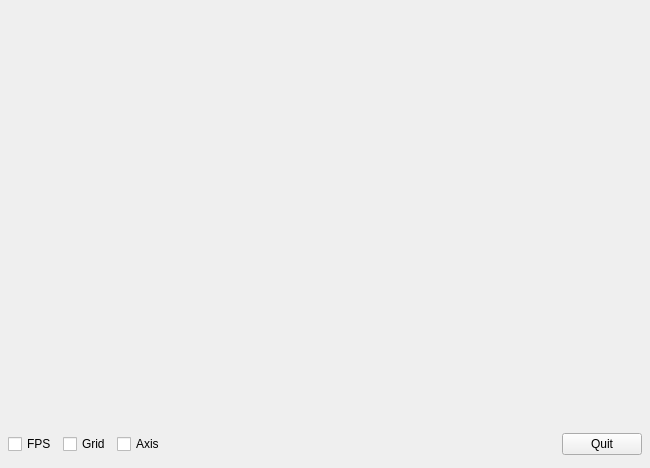
<?xml version="1.0" encoding="UTF-8"?>
<ui version="4.0">
 <class>ViewerInterfaceWidget</class>
 <widget class="QWidget" name="ViewerInterfaceWidget">
  <property name="geometry">
   <rect>
    <x>0</x>
    <y>0</y>
    <width>650</width>
    <height>468</height>
   </rect>
  </property>
  <property name="windowTitle">
   <string>Interface</string>
  </property>
  <layout class="QVBoxLayout">
   <property name="spacing">
    <number>6</number>
   </property>
   <property name="margin">
    <number>8</number>
   </property>
   <item>
    <widget class="qglv12interfaceViewer" name="viewer" native="true">
     <property name="sizePolicy">
      <sizepolicy hsizetype="Preferred" vsizetype="Preferred">
       <horstretch>0</horstretch>
       <verstretch>1</verstretch>
      </sizepolicy>
     </property>
    </widget>
   </item>
   <item>
    <layout class="QHBoxLayout">
     <property name="spacing">
      <number>6</number>
     </property>
     <property name="margin">
      <number>0</number>
     </property>
     <item>
      <widget class="QCheckBox" name="FPSCheckBox">
       <property name="text">
        <string>FPS</string>
       </property>
      </widget>
     </item>
     <item>
      <widget class="QCheckBox" name="GridCheckBox">
       <property name="text">
        <string>Grid</string>
       </property>
      </widget>
     </item>
     <item>
      <widget class="QCheckBox" name="AxisCheckBox">
       <property name="text">
        <string>Axis</string>
       </property>
      </widget>
     </item>
     <item>
      <spacer>
       <property name="orientation">
        <enum>Qt::Horizontal</enum>
       </property>
       <property name="sizeHint" stdset="0">
        <size>
         <width>141</width>
         <height>31</height>
        </size>
       </property>
      </spacer>
     </item>
     <item>
      <widget class="QPushButton" name="cancelButton">
       <property name="text">
        <string>Quit</string>
       </property>
      </widget>
     </item>
    </layout>
   </item>
  </layout>
 </widget>
 <customwidgets>
  <customwidget>
   <class>qglv12interfaceViewer</class>
   <extends></extends>
   <header>qglv12interface.h</header>
  </customwidget>
 </customwidgets>
 <resources/>
 <connections>
  <connection>
   <sender>cancelButton</sender>
   <signal>clicked()</signal>
   <receiver>Dialog</receiver>
   <slot>reject()</slot>
   <hints>
    <hint type="sourcelabel">
     <x>628</x>
     <y>460</y>
    </hint>
    <hint type="destinationlabel">
     <x>493</x>
     <y>446</y>
    </hint>
   </hints>
  </connection>
  <connection>
   <sender>FPSCheckBox</sender>
   <signal>clicked(bool)</signal>
   <receiver>viewer</receiver>
   <slot>setFPSIsDisplayed(bool)</slot>
   <hints>
    <hint type="sourcelabel">
     <x>41</x>
     <y>449</y>
    </hint>
    <hint type="destinationlabel">
     <x>41</x>
     <y>263</y>
    </hint>
   </hints>
  </connection>
  <connection>
   <sender>AxisCheckBox</sender>
   <signal>clicked(bool)</signal>
   <receiver>viewer</receiver>
   <slot>setAxisIsDrawn(bool)</slot>
   <hints>
    <hint type="sourcelabel">
     <x>150</x>
     <y>441</y>
    </hint>
    <hint type="destinationlabel">
     <x>150</x>
     <y>239</y>
    </hint>
   </hints>
  </connection>
  <connection>
   <sender>GridCheckBox</sender>
   <signal>clicked(bool)</signal>
   <receiver>viewer</receiver>
   <slot>setGridIsDrawn(bool)</slot>
   <hints>
    <hint type="sourcelabel">
     <x>94</x>
     <y>449</y>
    </hint>
    <hint type="destinationlabel">
     <x>94</x>
     <y>234</y>
    </hint>
   </hints>
  </connection>
  <connection>
   <sender>viewer</sender>
   <signal>gridIsDrawnChanged(bool)</signal>
   <receiver>GridCheckBox</receiver>
   <slot>setChecked(bool)</slot>
   <hints>
    <hint type="sourcelabel">
     <x>72</x>
     <y>414</y>
    </hint>
    <hint type="destinationlabel">
     <x>73</x>
     <y>444</y>
    </hint>
   </hints>
  </connection>
  <connection>
   <sender>viewer</sender>
   <signal>axisIsDrawnChanged(bool)</signal>
   <receiver>AxisCheckBox</receiver>
   <slot>setChecked(bool)</slot>
   <hints>
    <hint type="sourcelabel">
     <x>126</x>
     <y>346</y>
    </hint>
    <hint type="destinationlabel">
     <x>129</x>
     <y>453</y>
    </hint>
   </hints>
  </connection>
  <connection>
   <sender>viewer</sender>
   <signal>FPSIsDisplayedChanged(bool)</signal>
   <receiver>FPSCheckBox</receiver>
   <slot>setChecked(bool)</slot>
   <hints>
    <hint type="sourcelabel">
     <x>18</x>
     <y>419</y>
    </hint>
    <hint type="destinationlabel">
     <x>21</x>
     <y>450</y>
    </hint>
   </hints>
  </connection>
 </connections>
</ui>
